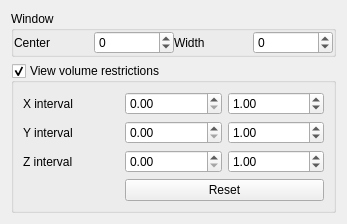
<?xml version="1.0" encoding="UTF-8"?>
<ui version="4.0">
 <class>ViewerControls</class>
 <widget class="QWidget" name="ViewerControls">
  <property name="geometry">
   <rect>
    <x>0</x>
    <y>0</y>
    <width>347</width>
    <height>222</height>
   </rect>
  </property>
  <property name="windowTitle">
   <string>Form</string>
  </property>
  <layout class="QVBoxLayout" name="verticalLayout">
   <item>
    <widget class="QGroupBox" name="groupBox_2">
     <property name="title">
      <string>Window</string>
     </property>
     <layout class="QVBoxLayout" name="verticalLayout_2">
      <property name="spacing">
       <number>0</number>
      </property>
      <property name="margin">
       <number>0</number>
      </property>
      <item>
       <layout class="QHBoxLayout" name="horizontalLayout">
        <item>
         <widget class="QLabel" name="label">
          <property name="text">
           <string>Center</string>
          </property>
         </widget>
        </item>
        <item>
         <widget class="QSpinBox" name="windowCenterSpinBox">
          <property name="minimum">
           <number>-4000</number>
          </property>
          <property name="maximum">
           <number>4000</number>
          </property>
         </widget>
        </item>
        <item>
         <widget class="QLabel" name="label_2">
          <property name="text">
           <string>Width</string>
          </property>
         </widget>
        </item>
        <item>
         <widget class="QSpinBox" name="windowWidthSpinBox">
          <property name="minimum">
           <number>-4000</number>
          </property>
          <property name="maximum">
           <number>4000</number>
          </property>
         </widget>
        </item>
       </layout>
      </item>
     </layout>
    </widget>
   </item>
   <item>
    <widget class="QGroupBox" name="volumeRestrictionsGroupBox">
     <property name="title">
      <string>View volume restrictions</string>
     </property>
     <property name="checkable">
      <bool>true</bool>
     </property>
     <property name="checked">
      <bool>true</bool>
     </property>
     <layout class="QGridLayout" name="gridLayout">
      <item row="0" column="0">
       <widget class="QLabel" name="label_7">
        <property name="text">
         <string>X interval</string>
        </property>
       </widget>
      </item>
      <item row="0" column="1">
       <widget class="QDoubleSpinBox" name="xIntervalASpinBox">
        <property name="singleStep">
         <double>0.050000000000000</double>
        </property>
       </widget>
      </item>
      <item row="0" column="2">
       <widget class="QDoubleSpinBox" name="xIntervalBSpinBox">
        <property name="singleStep">
         <double>0.050000000000000</double>
        </property>
        <property name="value">
         <double>1.000000000000000</double>
        </property>
       </widget>
      </item>
      <item row="1" column="0">
       <widget class="QLabel" name="label_3">
        <property name="text">
         <string>Y interval</string>
        </property>
       </widget>
      </item>
      <item row="1" column="1">
       <widget class="QDoubleSpinBox" name="yIntervalASpinBox">
        <property name="singleStep">
         <double>0.050000000000000</double>
        </property>
       </widget>
      </item>
      <item row="1" column="2">
       <widget class="QDoubleSpinBox" name="yIntervalBSpinBox">
        <property name="singleStep">
         <double>0.050000000000000</double>
        </property>
        <property name="value">
         <double>1.000000000000000</double>
        </property>
       </widget>
      </item>
      <item row="2" column="0">
       <widget class="QLabel" name="label_5">
        <property name="text">
         <string>Z interval</string>
        </property>
       </widget>
      </item>
      <item row="2" column="1">
       <widget class="QDoubleSpinBox" name="zIntervalASpinBox">
        <property name="singleStep">
         <double>0.050000000000000</double>
        </property>
       </widget>
      </item>
      <item row="2" column="2">
       <widget class="QDoubleSpinBox" name="zIntervalBSpinBox">
        <property name="singleStep">
         <double>0.050000000000000</double>
        </property>
        <property name="value">
         <double>1.000000000000000</double>
        </property>
       </widget>
      </item>
      <item row="3" column="1" colspan="2">
       <widget class="QPushButton" name="volumeRestrictionsResetButton">
        <property name="text">
         <string>Reset</string>
        </property>
       </widget>
      </item>
     </layout>
    </widget>
   </item>
   <item>
    <spacer name="verticalSpacer">
     <property name="orientation">
      <enum>Qt::Vertical</enum>
     </property>
     <property name="sizeHint" stdset="0">
      <size>
       <width>20</width>
       <height>40</height>
      </size>
     </property>
    </spacer>
   </item>
  </layout>
 </widget>
 <resources/>
 <connections>
  <connection>
   <sender>xIntervalASpinBox</sender>
   <signal>valueChanged(double)</signal>
   <receiver>ViewerControls</receiver>
   <slot>volumeRestrictionsChanged()</slot>
   <hints>
    <hint type="sourcelabel">
     <x>170</x>
     <y>98</y>
    </hint>
    <hint type="destinationlabel">
     <x>168</x>
     <y>189</y>
    </hint>
   </hints>
  </connection>
  <connection>
   <sender>yIntervalASpinBox</sender>
   <signal>valueChanged(double)</signal>
   <receiver>ViewerControls</receiver>
   <slot>volumeRestrictionsChanged()</slot>
   <hints>
    <hint type="sourcelabel">
     <x>200</x>
     <y>124</y>
    </hint>
    <hint type="destinationlabel">
     <x>191</x>
     <y>190</y>
    </hint>
   </hints>
  </connection>
  <connection>
   <sender>zIntervalASpinBox</sender>
   <signal>valueChanged(double)</signal>
   <receiver>ViewerControls</receiver>
   <slot>volumeRestrictionsChanged()</slot>
   <hints>
    <hint type="sourcelabel">
     <x>208</x>
     <y>157</y>
    </hint>
    <hint type="destinationlabel">
     <x>219</x>
     <y>190</y>
    </hint>
   </hints>
  </connection>
  <connection>
   <sender>xIntervalBSpinBox</sender>
   <signal>valueChanged(double)</signal>
   <receiver>ViewerControls</receiver>
   <slot>volumeRestrictionsChanged()</slot>
   <hints>
    <hint type="sourcelabel">
     <x>290</x>
     <y>99</y>
    </hint>
    <hint type="destinationlabel">
     <x>346</x>
     <y>89</y>
    </hint>
   </hints>
  </connection>
  <connection>
   <sender>yIntervalBSpinBox</sender>
   <signal>valueChanged(double)</signal>
   <receiver>ViewerControls</receiver>
   <slot>volumeRestrictionsChanged()</slot>
   <hints>
    <hint type="sourcelabel">
     <x>296</x>
     <y>128</y>
    </hint>
    <hint type="destinationlabel">
     <x>346</x>
     <y>123</y>
    </hint>
   </hints>
  </connection>
  <connection>
   <sender>zIntervalBSpinBox</sender>
   <signal>valueChanged(double)</signal>
   <receiver>ViewerControls</receiver>
   <slot>volumeRestrictionsChanged()</slot>
   <hints>
    <hint type="sourcelabel">
     <x>306</x>
     <y>157</y>
    </hint>
    <hint type="destinationlabel">
     <x>346</x>
     <y>153</y>
    </hint>
   </hints>
  </connection>
  <connection>
   <sender>windowCenterSpinBox</sender>
   <signal>valueChanged(int)</signal>
   <receiver>ViewerControls</receiver>
   <slot>windowChanged()</slot>
   <hints>
    <hint type="sourcelabel">
     <x>117</x>
     <y>38</y>
    </hint>
    <hint type="destinationlabel">
     <x>136</x>
     <y>0</y>
    </hint>
   </hints>
  </connection>
  <connection>
   <sender>windowWidthSpinBox</sender>
   <signal>valueChanged(int)</signal>
   <receiver>ViewerControls</receiver>
   <slot>windowChanged()</slot>
   <hints>
    <hint type="sourcelabel">
     <x>310</x>
     <y>33</y>
    </hint>
    <hint type="destinationlabel">
     <x>311</x>
     <y>0</y>
    </hint>
   </hints>
  </connection>
  <connection>
   <sender>volumeRestrictionsGroupBox</sender>
   <signal>toggled(bool)</signal>
   <receiver>ViewerControls</receiver>
   <slot>volumeRestrictionsChanged()</slot>
   <hints>
    <hint type="sourcelabel">
     <x>63</x>
     <y>70</y>
    </hint>
    <hint type="destinationlabel">
     <x>4</x>
     <y>76</y>
    </hint>
   </hints>
  </connection>
  <connection>
   <sender>volumeRestrictionsResetButton</sender>
   <signal>clicked()</signal>
   <receiver>ViewerControls</receiver>
   <slot>resetVolumeRestrictions()</slot>
   <hints>
    <hint type="sourcelabel">
     <x>206</x>
     <y>194</y>
    </hint>
    <hint type="destinationlabel">
     <x>100</x>
     <y>220</y>
    </hint>
   </hints>
  </connection>
 </connections>
 <slots>
  <slot>windowChanged()</slot>
  <slot>volumeRestrictionsChanged()</slot>
  <slot>resetVolumeRestrictions()</slot>
 </slots>
</ui>
